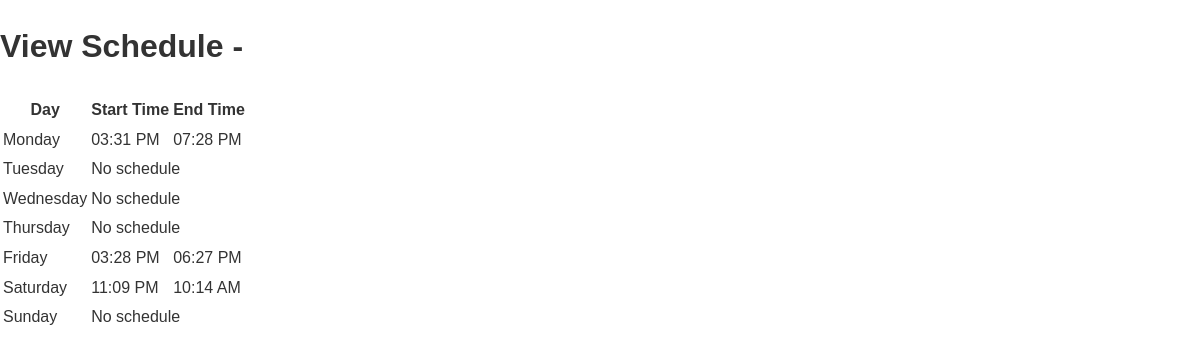
The page /hr/edit_schedule.php?id=4 on the database its author committed.
### tables this page shows
CREATE TABLE `schedules` (
  `id` int(11) NOT NULL,
  `employee_id` int(11) NOT NULL,
  `day` varchar(20) NOT NULL,
  `start_time` time NOT NULL,
  `end_time` time NOT NULL
);

### hr/edit_schedule.php (the view, shortened to what this page needs)
<?php
$host = 'localhost';
$user = 'root';
$password = '';
$dbname = 'hrms';
$conn = mysqli_connect($host, $user, $password, $dbname);
$id = $_GET['id'];
$sql = "SELECT * FROM employees WHERE id='$id'";
$result = mysqli_query($conn, $sql);
if (mysqli_num_rows($result) > 0) {
    $row = mysqli_fetch_assoc($result);
    $employee_name = $row['first_name'] . ' ' . $row['last_name'];
} else {
    echo "No employee found with ID $id";
    exit();
}
$sql = "SELECT * FROM schedules WHERE employee_id='$id'";
$result = mysqli_query($conn, $sql);
$schedules = array();
while ($row = mysqli_fetch_assoc($result)) {
    $schedules[$row['day']] = array(
        'start_time' => $row['start_time'],
        'end_time' => $row['end_time']
    );
}
?>
<!DOCTYPE html>
<html>
<head>
    <link rel="stylesheet" type="text/css" href="style.css">
</head>
<body>
    <h1>View Schedule - <?php echo $employee_name; ?></h1>
    <table>
        <tr>
            <th>Day</th>
            <th>Start Time</th>
            <th>End Time</th>
        </tr>
        <?php
        $days = array('Monday', 'Tuesday', 'Wednesday', 'Thursday', 'Friday', 'Saturday', 'Sunday');
        foreach ($days as $day) {
            echo "<tr>";
            echo "<td>$day</td>";
            if (isset($schedules[$day])) {
                $start_time = date('h:i A', strtotime($schedules[$day]['start_time']));
                $end_time = date('h:i A', strtotime($schedules[$day]['end_time']));
                echo "<td>$start_time</td>";
                echo "<td>$end_time</td>";
            } else {
                echo "<td colspan=\"2\">No schedule</td>";
            }
            echo "</tr>";
        }
        ?>
    </table>
</body>
</html>

### css/style.css (style rules this page uses)
body { font-family: Arial, sans-serif; line-height: 1.6; color: #333; margin: 0; padding: 0; }

### rows shown on the page
schedules: day "Monday", start_time "03:31 PM", end_time "07:28 PM"
schedules: day "Friday", start_time "03:28 PM", end_time "06:27 PM"
schedules: day "Saturday", start_time "11:09 PM", end_time "10:14 AM"

### other values the page prints
$day "Tuesday"
$day "Wednesday"
$day "Thursday"
$day "Sunday"
